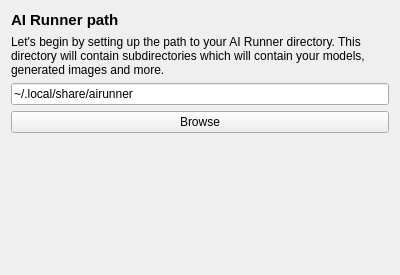
<?xml version="1.0" encoding="UTF-8"?>
<ui version="4.0">
 <class>PathSettings</class>
 <widget class="QWidget" name="PathSettings">
  <property name="geometry">
   <rect>
    <x>0</x>
    <y>0</y>
    <width>400</width>
    <height>275</height>
   </rect>
  </property>
  <property name="windowTitle">
   <string>Form</string>
  </property>
  <layout class="QGridLayout" name="gridLayout">
   <item row="1" column="0">
    <widget class="QLabel" name="label_2">
     <property name="text">
      <string>Let's begin by setting up the path to your AI Runner directory. This directory will contain subdirectories which will contain your models, generated images and more.</string>
     </property>
     <property name="alignment">
      <set>Qt::AlignmentFlag::AlignLeading|Qt::AlignmentFlag::AlignLeft|Qt::AlignmentFlag::AlignTop</set>
     </property>
     <property name="wordWrap">
      <bool>true</bool>
     </property>
    </widget>
   </item>
   <item row="4" column="0">
    <spacer name="verticalSpacer">
     <property name="orientation">
      <enum>Qt::Orientation::Vertical</enum>
     </property>
     <property name="sizeHint" stdset="0">
      <size>
       <width>20</width>
       <height>139</height>
      </size>
     </property>
    </spacer>
   </item>
   <item row="0" column="0">
    <widget class="QLabel" name="label">
     <property name="font">
      <font>
       <pointsize>11</pointsize>
       <bold>true</bold>
      </font>
     </property>
     <property name="text">
      <string>AI Runner path</string>
     </property>
    </widget>
   </item>
   <item row="2" column="0">
    <widget class="QLineEdit" name="base_path">
     <property name="text">
      <string>~/.local/share/airunner</string>
     </property>
    </widget>
   </item>
   <item row="3" column="0">
    <widget class="QPushButton" name="pushButton">
     <property name="text">
      <string>Browse</string>
     </property>
    </widget>
   </item>
  </layout>
 </widget>
 <resources/>
 <connections>
  <connection>
   <sender>pushButton</sender>
   <signal>clicked()</signal>
   <receiver>PathSettings</receiver>
   <slot>browse_files()</slot>
   <hints>
    <hint type="sourcelabel">
     <x>278</x>
     <y>161</y>
    </hint>
    <hint type="destinationlabel">
     <x>260</x>
     <y>-7</y>
    </hint>
   </hints>
  </connection>
  <connection>
   <sender>base_path</sender>
   <signal>textChanged(QString)</signal>
   <receiver>PathSettings</receiver>
   <slot>path_text_changed(QString)</slot>
   <hints>
    <hint type="sourcelabel">
     <x>213</x>
     <y>120</y>
    </hint>
    <hint type="destinationlabel">
     <x>-3</x>
     <y>48</y>
    </hint>
   </hints>
  </connection>
 </connections>
 <slots>
  <slot>browse_files()</slot>
  <slot>path_text_changed(QString)</slot>
 </slots>
</ui>
